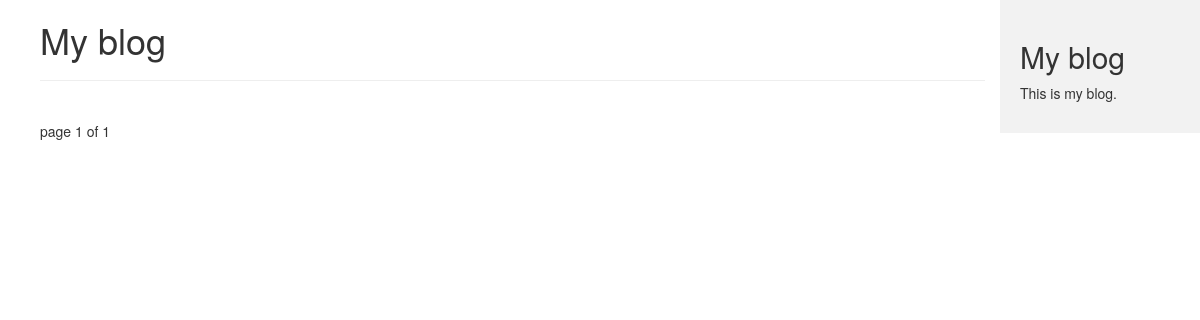
/blog/, run on an earlier commit of the app's database.
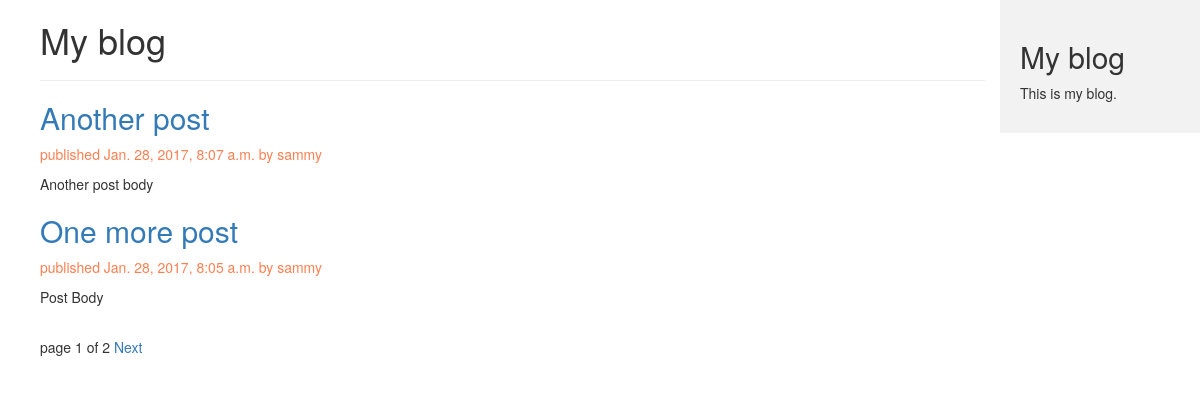
And on a later commit of the database.
### blog/models.py (models this page shows, shortened)
class Post(models.Model):
    STATUS_CHOICE = (
        ('draft', 'Draft'),
        ('published', 'Published'),
    )
    title = models.CharField(max_length=250)
    slug = models.SlugField(
        max_length=250,
        unique_for_date='publish')
    author = models.ForeignKey(User, related_name='blog_posts')
    body = models.TextField()
    publish = models.DateTimeField(default=timezone.now)
    created = models.DateTimeField(auto_now_add=True)
    update = models.DateTimeField(auto_now=True)
    status = models.CharField(
        max_length=10,
        choices=STATUS_CHOICE,
        default='draft')
    objects = models.Manager()  # The default manager.
    published = PublishedManager()  # Our custom manager.
    class Meta:
        ordering = ('-publish',)
    def get_absolute_url(self):
        return reverse('blog:post_detail',
                       args=[self.publish.year,
                             self.publish.strftime('%m'),
                             self.publish.strftime('%d'),
                             self.slug])

### blog/views.py (the view)
class PostListView(ListView):
        queryset = Post.published.all()
        context_object_name = 'posts'
        paginate_by = 2
        template_name = 'blog/post/list.html'

### blog/templates/blog/post/list.html (shortened to what this page needs)
{% extends "blog/base.html" %}
{% block content %}
    <h1>My blog</h1>
    <hr>
    {% for post in posts %}
        <h2>
            <a href="{{ post.get_absolute_url }}">{{ post.title }}</a>
        </h2>
        <p class="date">
            published {{ post.publish }} by {{ post.author }}
        </p>
        {{ post.body|truncatewords:30|linebreaks }}
    {% endfor %}
    {% include "blog/pagination.html" with page=page_obj %}
{% endblock %}

### blog/templates/blog/base.html (shortened to what this page needs)
{% load staticfiles %}
<!DOCTYPE html>
<html lang="en">
<head>
    <link href="https://maxcdn.bootstrapcdn.com/bootstrap/3.3.7/css/bootstrap.min.css" rel="stylesheet">
    <link rel="stylesheet" href="{% static "css/blog.css" %}" rel="stylesheet">
</head>
<body>
    <div class="container-fluid">
        <div class="row">
            <div id="content" class="col-md-10">
                {% block content %}
                {% endblock %}
            </div>
            <div id="sidebar" class="col-md-2">
                <h2>My blog</h2>
                <p>This is my blog.</p>
            </div>
        </div>
    </div>
</body>
</html>

### blog/templates/blog/pagination.html (shortened to what this page needs)
<div class="pagination">
    <span class="current">
        page {{ page.number }} of {{ page.paginator.num_pages }}
    </span>
    {% if page.has_next %}
        <a href="?page={{ page.next_page_number }}">Next</a>
    {% endif %}
</div>

### blog/static/css/blog.css (style rules this page uses)
#sidebar { padding: 20px; background: #f2f2f2; }
#content { padding-left: 40px; }
.date { color: coral; }

What changed in the data, as far as the page shows it:
now on this page (row edited): Post: title "Another post", publish "Jan. 28, 2017, 8:07 a.m.", author "sammy", body "Another post body"
now on this page (row edited): Post: title "One more post", publish "Jan. 28, 2017, 8:05 a.m.", author "sammy", body "Post Body"
Also different on the page:
{{ page.paginator.num_pages }}: "1" → "2"
text now shown: "Next"
